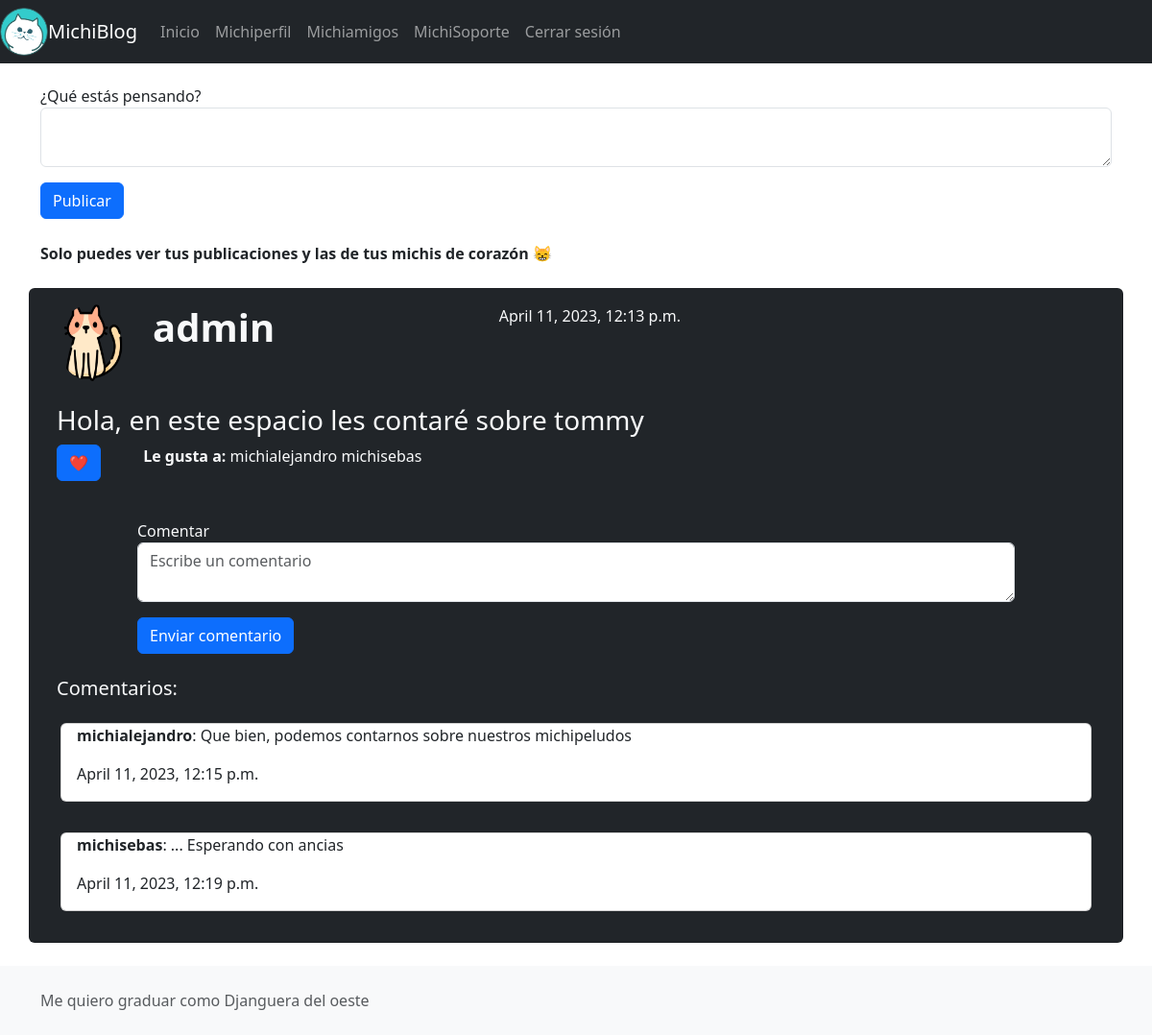
The app's page / (signed in) with its own data.
### base/models.py (models this page shows)
class Post(models.Model):
    text = models.TextField()
    created = models.DateTimeField(auto_now_add=True)
    user = models.ForeignKey(User, null=True, on_delete=models.SET_NULL)

class Megusta(models.Model):
    user = models.ForeignKey(User, null=True, on_delete=models.SET_NULL)
    created = models.DateTimeField(auto_now_add=True)
    post = models.ForeignKey(Post, on_delete=models.CASCADE)

class Comment(models.Model):
    text = models.TextField()
    post = models.ForeignKey(Post, on_delete=models.CASCADE)
    created = models.DateTimeField(auto_now_add=True)
    user = models.ForeignKey(User, null=True, on_delete=models.SET_NULL)

### base/views.py (the view)
# urls.py: path('', views.home),
def home(request):
    if str(request.user) == 'AnonymousUser':
        return redirect('/login/')
    follows = Amigos.objects.filter(user= request.user)
    listaFollows= [Q(user=follow.follow) for follow in follows]
    filtro=[Q(user=request.user)]+ listaFollows
    filtroT= reduce(lambda x, y:x | y, filtro)
    publicaciones = Post.objects.filter(filtroT).order_by('-created')
    data={
        'posts': publicaciones,
    }
    return render (request,'home.html', data)

### base/templates/home.html (shortened to what this page needs)
{% extends "layouts/main.html" %}
{% block content %}
{% load static %}
<form method="POST" action="/publicar/">
    <div class="form-group my-3">
        <label>¿Qué estás pensando?</label>
        <textarea class="form-control" name="text">{% if post is not None %}{{post.text}}{% endif %}</textarea>
    </div>
    <button class="btn btn-primary" type="submit">Publicar</button>
</form>
<br/>
<label><b>Solo puedes ver tus publicaciones y las de tus michis de corazón</b> 😸</label>
<br/>
<br/>
{% for p in posts %}
<div class="card p-3 row bg-dark text-light">
    <div class="col-12 row">
        <img src="{% static 'img/icono.png' %}" alt="mi imagen" style="border-radius: 50%; width: 100px; height: 80px;">
        <h1 class="col-4"><b>{{p.user}}</b></h1>
        <p class="col-4">{{p.created}}</p>
    </div>
    <br/>
    <h3>{{p.text}}</h3>
    <div class="row">
        <div class="col-1">
            <form method="POST" action="/megusta/">
                <button class="btn btn-primary" type="submit">❤️</button>
            </form>
        </div>
       <div class="col-11">
            <span><b>Le gusta a:</b> </span>
            {% for m in p.megusta_set.all %}
            <span>{{m.user}} </span>
            {% endfor %}
       </div>
   </div>
   <br/>
    <div class=" px-5">
        <div class="px-5">
            {% if request.user.is_authenticated %}
            <form method="POST" action="/comment/">
                <div class="form-group my-3">
                    <label>Comentar</label>
                    <textarea class="form-control" name="text" placeholder="Escribe un comentario"></textarea>
                </div>
                <button class="btn btn-primary" type="submit">Enviar comentario</button>
            </form>
        {% endif %}
        </div>
    </div>
    <br/>
    <h5>Comentarios:</h5>
    {% for c in p.comment_set.all %}
        <div class="p-3">
            <div class="card px-3">
                <p><b>{{c.user}}</b>: {{ c.text }}</p>
                <p>{{c.created}} </p>
            </div>
        </div>
        {% endfor %}
</div>
<br/>
{% endfor %}
{% endblock %}

### records on screen
Post: user "admin", created "April 11, 2023, 12:13 p.m.", text "Hola, en este espacio les contaré sobre tommy"
Megusta: user "michialejandro"
Megusta: user "michisebas"
Comment: user "michialejandro", text "Que bien, podemos contarnos sobre nuestros michipeludos", created "April 11, 2023, 12:15 p.m."
Comment: user "michisebas", text "... Esperando con ancias", created "April 11, 2023, 12:19 p.m."
